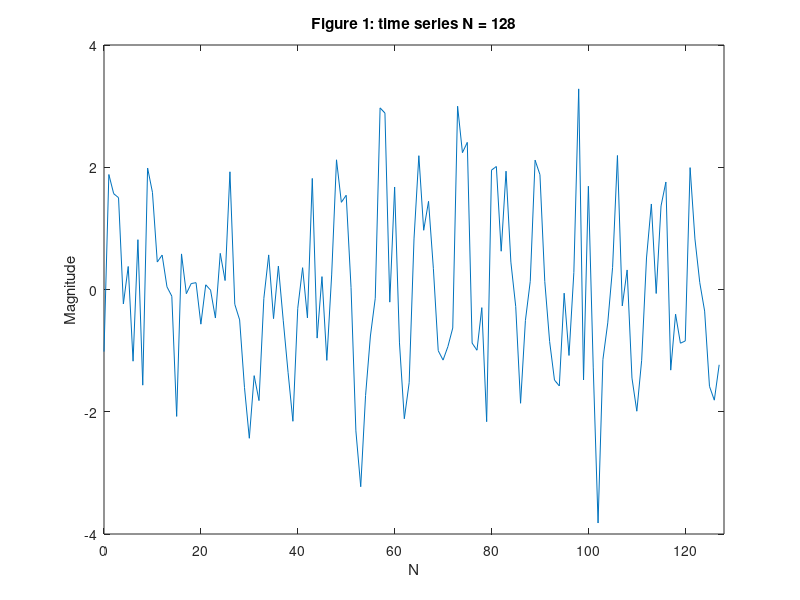
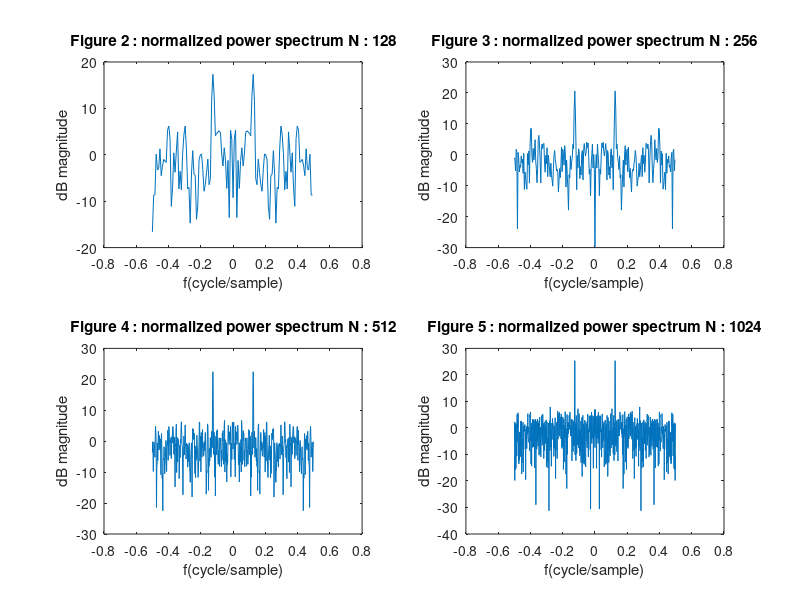
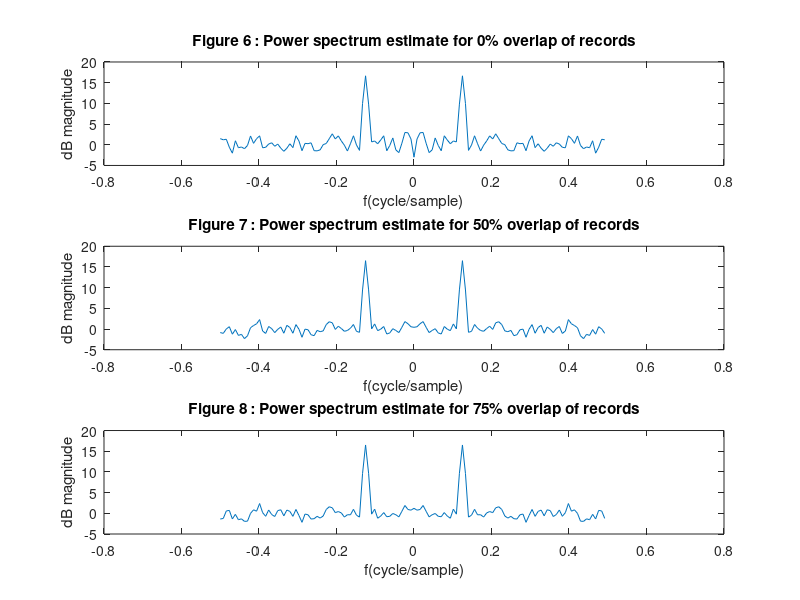
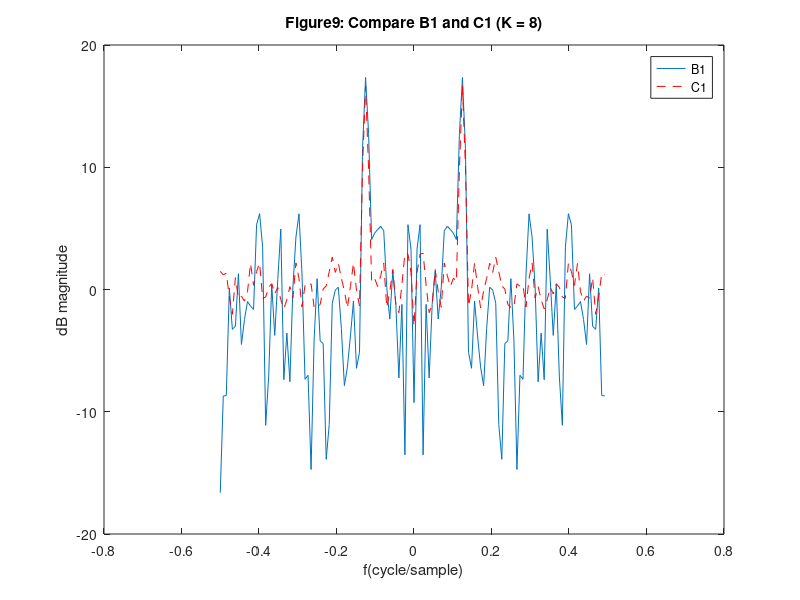

Recreate these plots in MATLAB, in order.
close all;
clear;

%% Part A:
N = 1024; % 1024 points
f = 0.125; % Given in the question, double check
var = 1;   % Given in the quetion, variance is 1
n = 0 : N-1;
sine = sqrt(2)*sin(2*pi*f*n);
white_noise = randn(1,N); 

series = sine + white_noise;

N0 = 128;
series128 = series(1:N0);
tosave = figure;
plot(0 : N0 - 1, series128);
axis([0 128 -4 4]);
title('Figure 1: time series N = 128');
xlabel('N');
ylabel('Magnitude');
saveas(tosave, 'Figure1.jpg')

 %% Part B? 
tosave = figure;
NFFT = 64;
for i = 1 : 4
    NFFT = 2 * NFFT;
    window = hamming(NFFT);
    newSignal =series(1 : NFFT) .* window';
    Sk = fftshift(fft(newSignal, NFFT));
    normSk = 1./sum(window.^2)*(abs(Sk).^2);            %TODO?double check
    k = -NFFT/2 : NFFT/2 -1;
    fk = k*(1/NFFT);
    subplot(2,2,i);
    plot(fk, 10*log10(abs(normSk)));
    str = ['Figure ' num2str(1 + i) ' : normalized power spectrum N : ' num2str(NFFT)];
    title(str);
    xlabel('f(cycle/sample)');
    ylabel('dB magnitude');
end
 saveas(tosave, 'Figure_2_3_4_5.jpg');

 %% Part C? 
 M = 128;
 window = hamming(M);
 U = 1/M * sum(window.^2);
 K = [8 15 29];
 overlap = [0 50 75];
 temp = [1 2 4];
 tosave = figure;
 incoh_avg_result = zeros(3,128,'double');
 for i = 1 : 3
    SUM = 0;
    for j = 1:K(i)
%         tempSeries = series((j-1)*(M/(2^(j-1)))+1:(j-1)*(M/(2^(j-1)))+M);
        tempSeries = series((j-1)*(M/temp(i))+1:(j-1)*(M/temp(i))+M);
%         if (tempSeries(5) ~= tempSeries(5))
%             disp('here');
%         end
        FFT = fftshift(fft(tempSeries.*window',M));
        ADDER = 1/(M*U)*(abs(FFT).^2);
        SUM = SUM + ADDER;
    end;
    incoh_avg = SUM/K(i);
    k = -M/2: M/2-1;
    fk = k*(1/M);
    subplot(3,1,i);
    plot(fk, 10*log10(abs(incoh_avg)));
    incoh_avg_result(i,:) = incoh_avg(:);
    str = ['Figure ' num2str(5 + i) ' : Power spectrum estimate for ' num2str(overlap(i)) '% overlap of records'];
    title(str);
    xlabel('f(cycle/sample)');
    ylabel('dB magnitude');
 end
 saveas(tosave, 'Figure_6_7_8.jpg');    

%Compare B1 C1
tosave = figure;
k = -M/2 : (M/2-1); 
fk = k*(1/M);
newSignal = series(1:M).*window';
Sk = fftshift(fft(newSignal, M));
normSk = 1./sum(window.^2)*(abs(Sk).^2);
plot(fk, 10*log10(abs(normSk))); hold on;
plot(fk, 10*log10(abs(incoh_avg_result(1,:))),'r--'); 
legend('B1','C1');
title('Figure9: Compare B1 and C1 (K = 8)');
xlabel('f(cycle/sample)'); 
ylabel('dB magnitude');   
saveas(tosave, 'Figure9.jpg');   

%Compare C1 C2
tosave = figure;
plot(fk, 10*log10(abs(incoh_avg_result(1,:)))); hold on;
plot(fk, 10*log10(abs(incoh_avg_result(2,:))),'r--'); 
title('Figure10: Compare C1 and C2');
xlabel('f(cycle/sample)'); 
ylabel('dB magnitude');   
legend('C1','C2');
saveas(tosave, 'Figure10.jpg'); 

%Compare C2 C3
tosave = figure;
plot(fk, 10*log10(abs(incoh_avg_result(1,:)))); hold on;
plot(fk, 10*log10(abs(incoh_avg_result(3,:))),'r--'); 
legend('C1','C3');
title('Figure11: Compare C1 and C3');
xlabel('f(cycle/sample)'); 
ylabel('dB magnitude');   
saveas(tosave, 'Figure11.jpg');

%% Part D:
currSum = zeros(1,M,'double');
coherentAvgFFT = zeros(1,M,'double');
k = -M/2:M/2-1; fk = k*(1/M);
% K = 1 
for i = 1:8
    seriesSeg= series(((i-1)*M+1):(i*M));
    currSum = currSum + seriesSeg;
    coherentAvgFFT = coherentAvgFFT + fftshift(fft(seriesSeg.*window',M));
end
coherentAvg = currSum./8;
coherentAvgFFT = coherentAvgFFT./8;

tosave = figure; 
plot(0:M-1, coherentAvg);
title('Figure12: coherent average of time series segment');
axis([0 128 -2 2.5])
xlabel('n');
ylabel('coherent average');
saveas(tosave, 'Figure12.jpg');

tosave = figure; 
subplot(1,2,1);
coherentAvgFFT = 1./sum(window.^2)*(abs(coherentAvgFFT).^2);
plot(fk, 10*log10(abs(coherentAvgFFT)));
title('Figure13: The K-FFT of coherent average');
xlabel('f(cycle/sample)');
ylabel('dB magnitude');

subplot(1,2,2);
signalSpectrum = fftshift(fft(coherentAvg.*window', M));
powerSpectrum = 1./sum(window.^2)*(abs(signalSpectrum).^2);
plot(fk, 10*log10(abs(powerSpectrum)));
title('Figure14: The Power Spectrum of coherent average');
xlabel('f(cycle/sample)');
ylabel('dB magnitude');
saveas(tosave, 'Figure13_14.jpg');